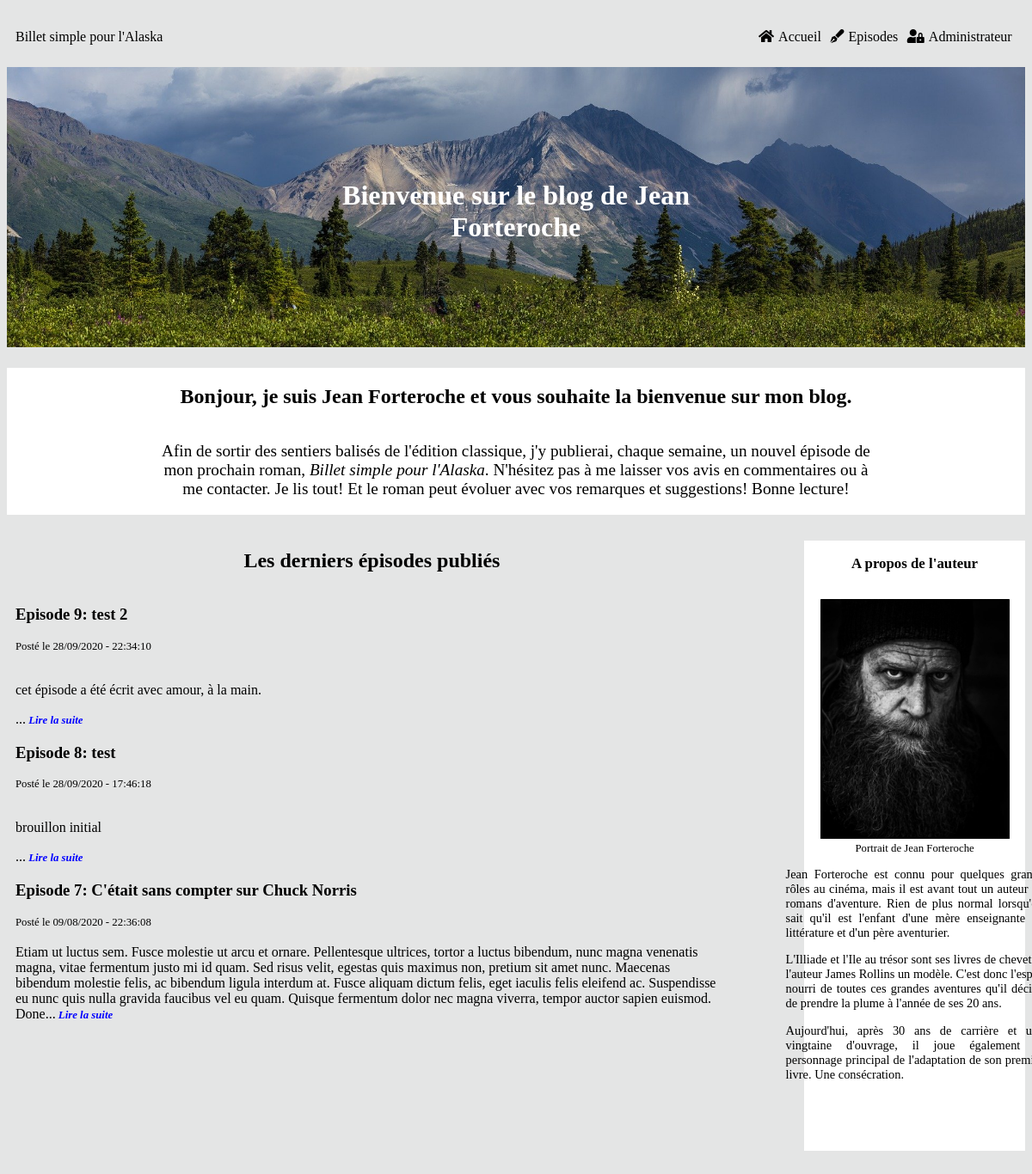
Before: / with the older database file.
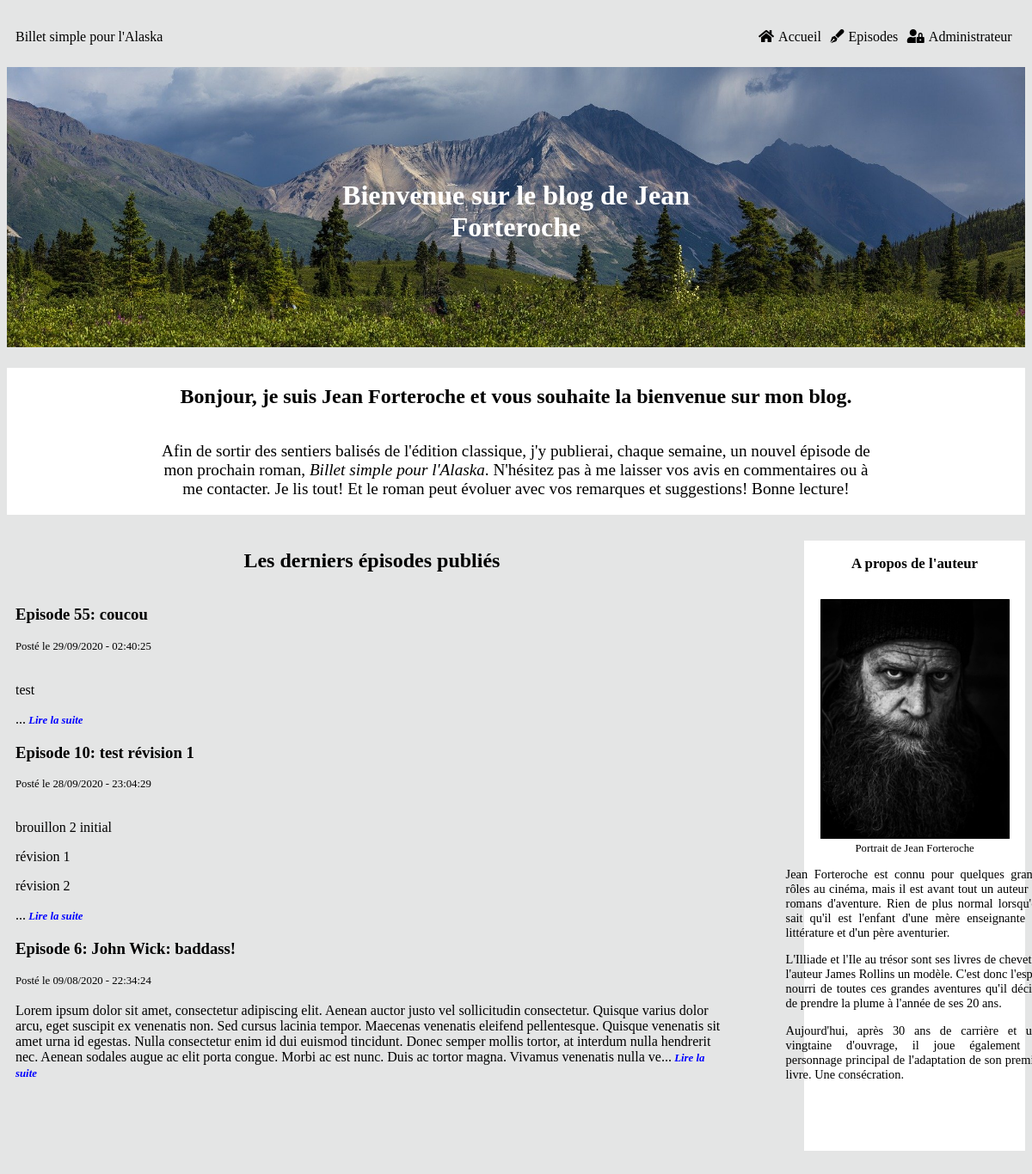
After: the same page with the newer database file.
### tables this page shows
CREATE TABLE IF NOT EXISTS `episodes` (
  `episode_id` tinyint(11) NOT NULL AUTO_INCREMENT,
  `numero_episode` tinyint(11) NOT NULL,
  `episode_title` char(255) NOT NULL,
  `episode_content` longtext NOT NULL,
  `episode_date` datetime NOT NULL DEFAULT CURRENT_TIMESTAMP,
  `episode_status` int(1) NOT NULL,
  PRIMARY KEY (`episode_id`),
  UNIQUE KEY `unicite` (`numero_episode`) USING BTREE
);

### src/View/View.php (called while the page is built, shortened)
<?php
class View
{
    public function display(array $data, string $template, string $layout) : void
    {
        require_once($template);
    }
}

### src/Controller/FrontOffice/PostController.php (called while the page is built, shortened)
<?php
class PostController
{
    private $postManager;
    private $view;
    private $layout;
    public function __construct(PostManager $postManager, View $view, CommentManager $commentManager, Session $session, Token $token)
    {
        $this->postManager = $postManager;
        $this->view = $view;
        $this->layout = '../templates/frontOffice/layout.html.php';
    }
    public function displayHome() : void
    {
        $data = $this->postManager->getThreeEpisodes();
        $template = 'home.html.php';
        $this->view->display($data, $template, $this->layout);
    }
}

### public/index.php (called while the page is built, shortened)
<?php
$router = new Router();
$router->run();

### src/Model/PostManager.php (called while the page is built, shortened)
<?php
class PostManager
{
    private $database;
    public function __construct(Database $database)
    {
        $this->database = $database;
    }
    public function getThreeEpisodes() : array
    {
        $request = $this->database->prepare("SELECT *, substring(episode_content, 1, 500) AS episode_content, DATE_FORMAT(episode_date, '%d/%m/%Y - %H:%i:%s') AS episode_date
            FROM episodes
            WHERE episode_status = 1
            ORDER BY numero_episode
            DESC LIMIT 0, 3");
        $request->execute();
        return $request->fetchAll();
    }
}

### Templates/Frontoffice/home.html.php (the view)
<h2>Les derniers épisodes publiés</h2>
<?php foreach ($data as $entry) {?>
    <article>
        <a href='index.php?action=post&id=<?=$entry['episode_id']?>'>
            <h3 class='episode_title'>Episode <?=$entry['numero_episode']?>: <?=htmlspecialchars_decode($entry['episode_title'])?></h3>
        </a>
        <span class='post_date'>Posté le <?=$entry['episode_date']?></span><br/>
        <div><?=htmlspecialchars_decode($entry['episode_content'])?>...<span class='read_next'><a href="index.php?action=post&id=<?=$entry['episode_id']?>"> Lire la suite</a></span></div>
    </article>
<?php
}?>

Changed rows visible on the page:
removed episodes: numero_episode "9", episode_title "test 2", episode_date "28/09/2020 - 22:34:10", episode_content "cet épisode a été écrit avec amour, à la main."
removed episodes: numero_episode "8", episode_title "test", episode_date "28/09/2020 - 17:46:18", episode_content "brouillon initial"
removed episodes: numero_episode "7", episode_title "C'était sans compter sur Chuck Norris", episode_date "09/08/2020 - 22:36:08", episode_content "Etiam ut luctus sem. Fusce molestie ut arcu et ornare. Pellentesque ultrices, tortor a luctus bibendum, nunc magna venenatis magna, vitae fermentum justo mi id quam. Sed risus velit, egestas quis maximus non, pretium sit amet nunc. Maecenas bibendum molestie felis, ac bibendum ligula interdum at. Fusce aliquam dictum felis, eget iaculis felis eleifend ac. Suspendisse eu nunc quis nulla gravida faucibus vel eu quam. Quisque fermentum dolor nec magna viverra, tempor auctor sapien euismod. Done"
added episodes: numero_episode "55", episode_title "coucou", episode_date "29/09/2020 - 02:40:25", episode_content "test"
now on this page (row edited): episodes: numero_episode "10", episode_title "test révision 1", episode_date "28/09/2020 - 23:04:29", episode_content "brouillon 2 initial révision 1 révision 2"
now on this page (row unchanged): episodes: numero_episode "6", episode_title "John Wick: baddass!", episode_date "09/08/2020 - 22:34:24", episode_content "Lorem ipsum dolor sit amet, consectetur adipiscing elit. Aenean auctor justo vel sollicitudin consectetur. Quisque varius dolor arcu, eget suscipit ex venenatis non. Sed cursus lacinia tempor. Maecenas venenatis eleifend pellentesque. Quisque venenatis sit amet urna id egestas. Nulla consectetur enim id dui euismod tincidunt. Donec semper mollis tortor, at interdum nulla hendrerit nec. Aenean sodales augue ac elit porta congue. Morbi ac est nunc. Duis ac tortor magna. Vivamus venenatis nulla ve"
